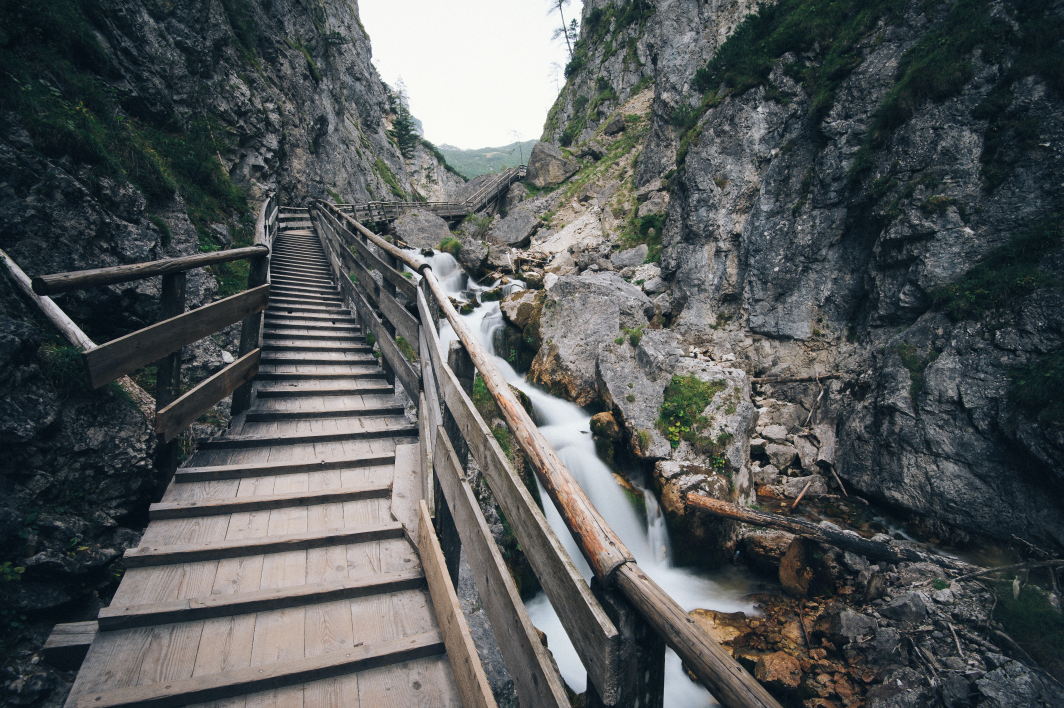
#> input picture hES84VKM7PI.jpg, 4256 x 2832 px (shown at 1/4 size)
$ python palletemaker.py hES84VKM7PI.jpg 3 out.png
#> lines starting #> are read from the running program, lines starting #| are printed output that depends on the picture
from PIL import Image, ImageDraw, ImageFont
import os, sys

if(len(sys.argv) < 3):
    print("{} <image file> <number of colors in pallete [1-256]> <*palette output file>".format(sys.argv[0]))
    sys.exit(1)

END = "\x1b[0m"
def RGB(RGBl, Foreground=True):
    FB_G = 38
    if Foreground != True:
        FB_G = 48
    return "\x1b[" + str(FB_G) + ";2;" + str(RGBl[0]) + ";" + str(RGBl[1]) + ";" + str(RGBl[2]) + "m"

def rgbhex(rgb):
    return '%02x%02x%02x' % tuple(rgb)

def getpallete(f, num, v=True):
#> called with f = 'hES84VKM7PI.jpg', num = 3, v = True
    img = Image.open(f)
#> img is the input picture: PIL image 4256x2832 RGB; mean R, G, B 82.7, 87, 87.7
    q = img.quantize(colors=num, method=2)
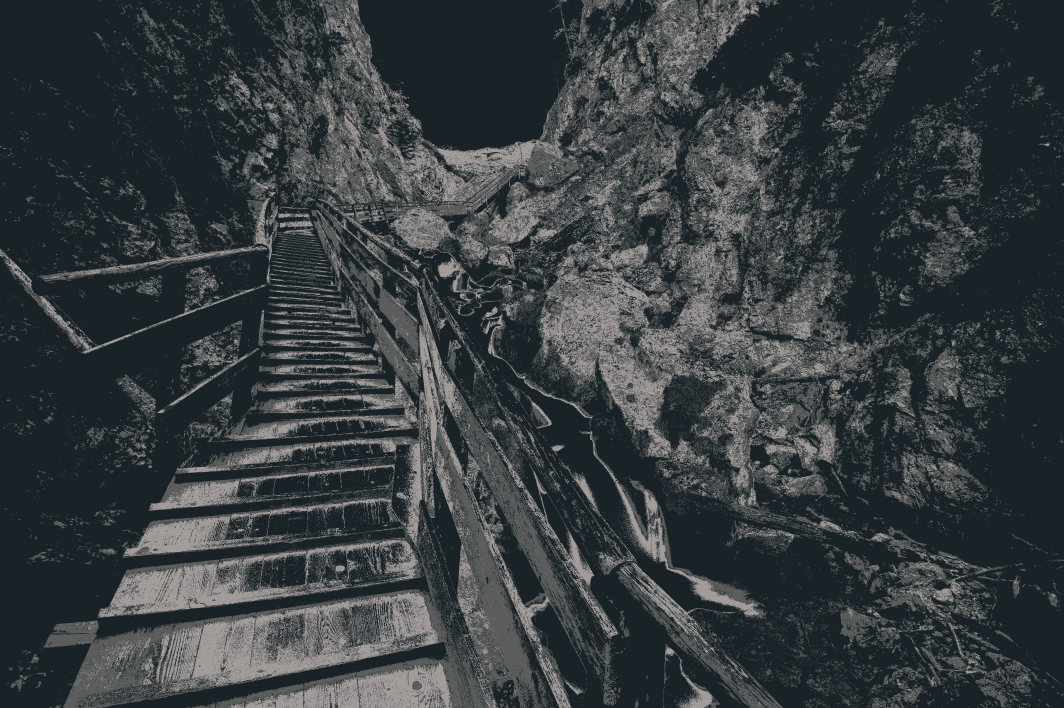
#> q: PIL image 4256x2832 P (shown at 1/4 size); mean R, G, B 54.9, 61.4, 63.7
    paletteout = []
    for i in [j for j in range(num*3) if j%3==0]:
        c = q.getpalette()[i:i+3]
        paletteout.append(c)
        if(v):
            print(RGB(c), "■■■■■■■", END, str("#" + rgbhex(c)))
#> this loop made 3 passes
#> c on passes 1 to 3: [25, 35, 39], [92, 94, 93], [162, 156, 154]
#| [38;2;25;35;39m ■■■■■■■ [0m #192327
#| [38;2;92;94;93m ■■■■■■■ [0m #5c5e5d
#| [38;2;162;156;154m ■■■■■■■ [0m #a29c9a
#> after the loop, paletteout = [[25, 35, 39], [92, 94, 93], [162, 156, 154]]
    return paletteout
numcol = int(sys.argv[2])

if(os.path.isfile(sys.argv[1])):
    pal = getpallete(sys.argv[1], numcol, v=True)
#> pal = [[25, 35, 39], [92, 94, 93], [162, 156, 154]]
else:
    print("{} is not a valid file.".format(sys.argv[1]))
    sys.exit(1)

if(len(sys.argv) >= 4):
    w, h = 640, 360
    img = Image.new("RGB", (w, h))
#> img: PIL image 640x360 RGB; every value is 0
    for i in range(numcol):
        dv = w/numcol
        shape = [(dv*i, 0), ((dv*i)+dv, h)]
        hx = "#" + rgbhex(pal[i])
        ImageDraw.Draw(img).rectangle(shape, fill=hx)
#> this loop made 3 passes
#> hx on passes 1 to 3: '#192327', '#5c5e5d', '#a29c9a'
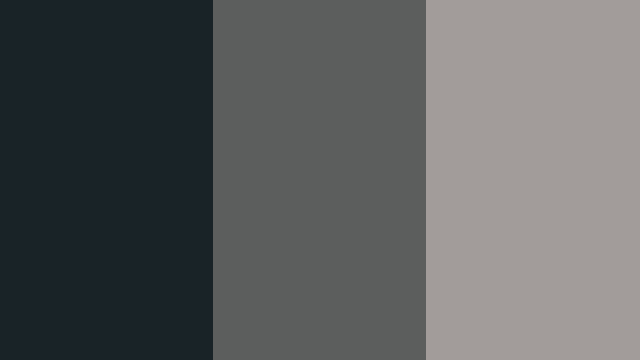
#> img: PIL image 640x360 RGB; mean R, G, B 93.1, 95.1, 95.4

    img.save(sys.argv[3])
    print(str("Color palette saved at " + os.path.abspath(sys.argv[3])))
